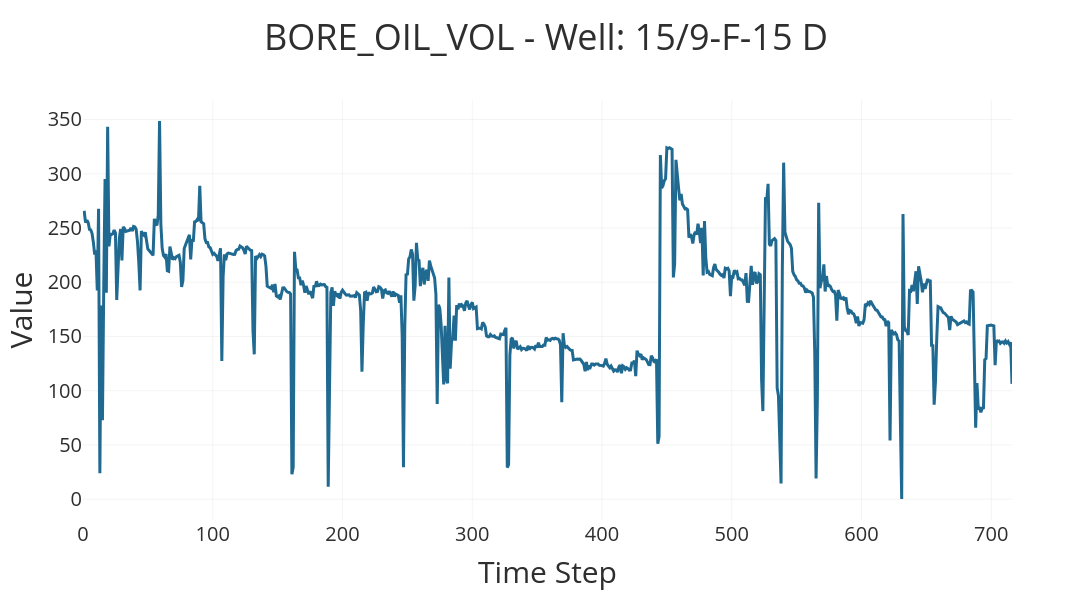
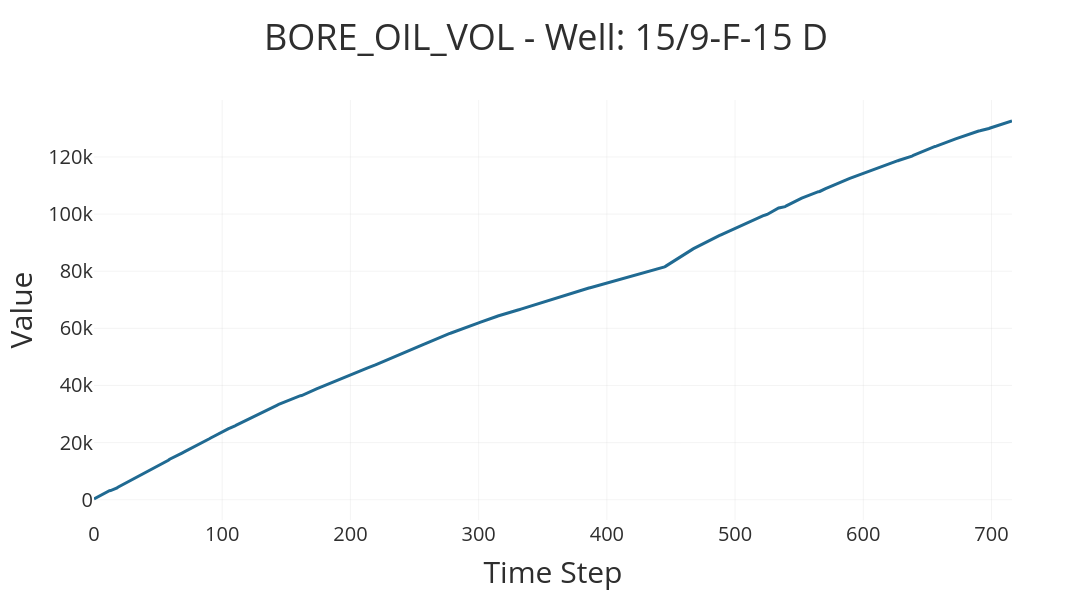
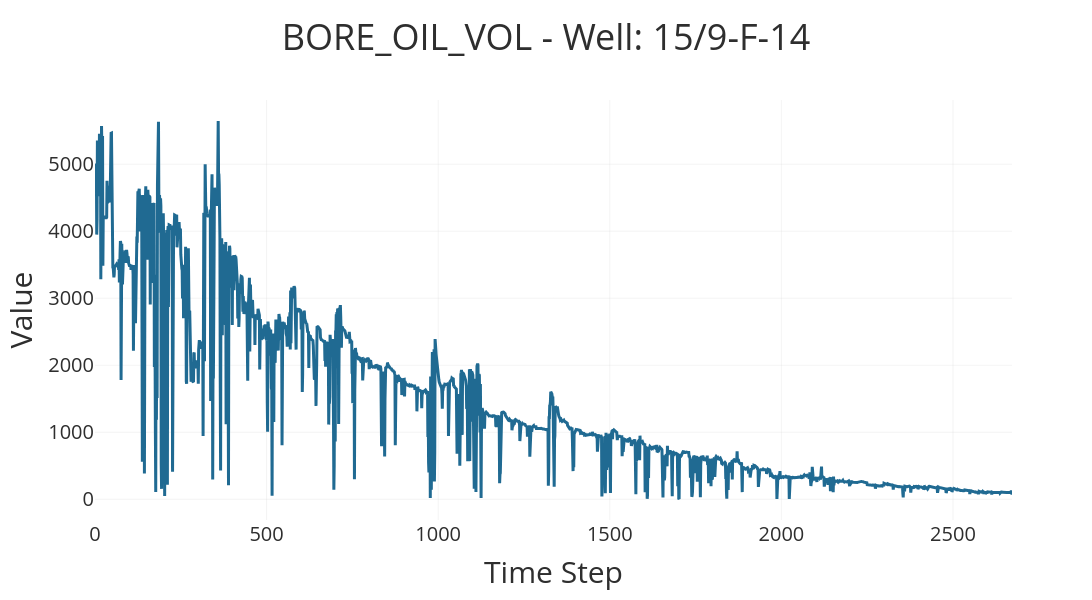
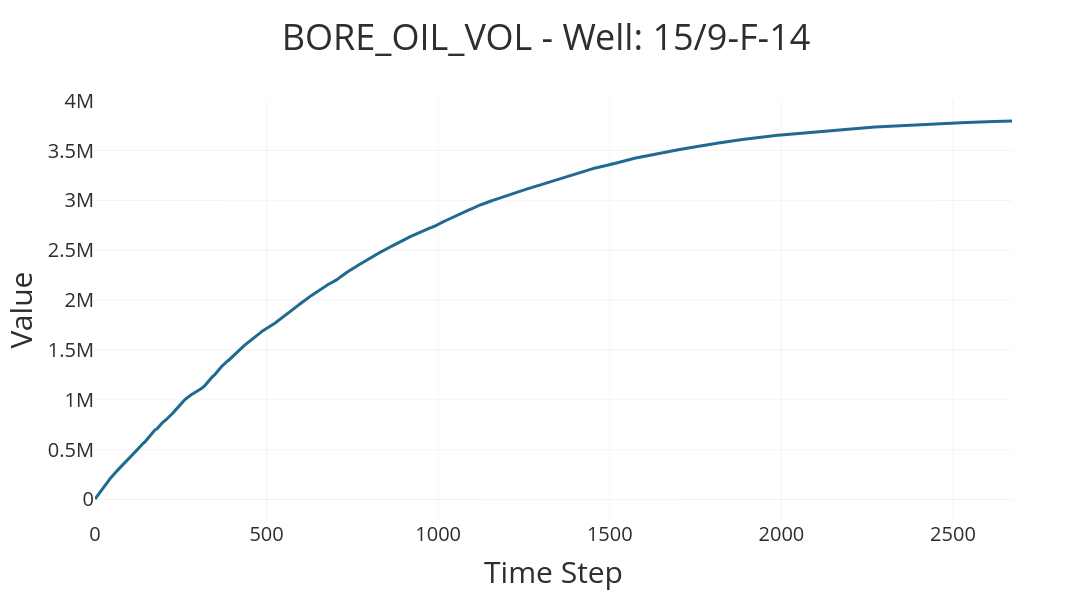

Notebook code cell kept with these figures, in order:
### Code cell
import multiprocessing
import os
from typing import List
import math
import matplotlib. pyplot as plt

def train_and_evaluate_wells(
    forecast_steps: int,
    window_size: int,
    wells: List[str],
    series_name: str,
    data_path: str,
    model_type: str = 'DL',
    sample_time: int = 7,
    train_windows: int = None,
    fine_tuning_windows: int = None,
    model_path: str = 'VOLVE_MODELS/best_disruptive_model_VOLVE.keras'
) -> None:
    """
    Trains and evaluates the model for the specified wells using parallel processing.

    Parameters:
    - forecast_steps (int): Number of steps to forecast.
    - window_size (int): Size of the rolling window used in the model.
    - wells (List[str]): List of well names to be used in the analysis.
    - series_name (str): Name of the series to forecast (e.g., 'BORE_OIL_VOL').
    - data_path (str): Path to the CSV file containing the data.
    - model_type (str): Type of model to use ('DL' for Deep Learning or 'GBR' for Gradient Boosting Regressor).
    - sample_time (int): Sampling time interval, e.g., 7 days for weekly data.
    - train_windows (int): Number of windows used for training.
    - fine_tuning_windows (int): Number of windows used for fine-tuning the model.
    - model_path (str): Path to save or load the model.

    Returns:
    - None
    """

    # Process data for each well
    df_list = [
        process_well_data(series_name, well, window_size, data_path) for well in wells
    ]
    
    # Organizando wells e df_list
    wells, df_list = organize_wells_by_df_size(wells, df_list)

    # Calculate the total number of iterations based on the data
    total_iterations = calculate_total_iterations(df_list)

    # Initialize lists to store test and prediction results
    y_test_list, y_pred_list = initialize_prediction_lists(len(wells))

    # List of active wells (indices)
    active_wells = list(range(len(wells)))

    for control_iteration in range(total_iterations):
        # print(f"ITERATION: {control_iteration}")
        # Filter data for the current iteration
        sets = filter_data_for_iteration(
            df_list, window_size, series_name, forecast_steps,
            control_iteration, active_wells, train_windows, fine_tuning_windows
        )
        
        if model_type == 'DL' and control_iteration == 0:
            for idx, i in enumerate(active_wells):

                X_train_base, y_train_base, X_tests, y_tests, max_trains, scalers = prepare_train_test_sets(
                    sets, model_type, well_idx=i)

                well_model_path = f"{model_path}_{wells[i].replace('/', '_')}.keras"

                # model_base = train_and_evaluate_disruptive(
                #     X_train_base, y_train_base, model_path=well_model_path, fine_tune=False, well=i
                # )

                continue
        

        args_list = []
        wells_to_remove = []

        # Prepare arguments for parallel processing for each active well
        for idx, i in enumerate(active_wells):
            if idx >= len(sets) or sets[idx] is None:
                print(f"No data left for well {wells[i]} at iteration {control_iteration}. Removing from active wells.")
                wells_to_remove.append(i)
                continue
                
            if control_iteration % 100 == 0:
                sets_i = sets[idx]
                print(len(sets_i), idx)
            
#             X_tests_i = X_tests[idx]
#             y_tests_i = y_tests[idx]
#             scalers_i = scalers[idx]

#             # Prepare model path specific to the well
#             well_model_path = f"{model_path}_{wells[i].replace('/', '_')}.keras"

#             # Add arguments to the list
#             args_list.append((
#                 i, wells[i], sets_i, X_tests_i, y_tests_i, scalers_i, model_type, well_model_path
#             ))

        # Remove wells that have been exhausted
        active_wells = [i for i in active_wells if i not in wells_to_remove]
            
#         for i in active_wells:
#             # Extend the test and prediction lists for the corresponding well
#             y_test_list[i].append(math.sqrt(math.exp(control_iteration/500)))
#             y_pred_list[i].append(math.sqrt(0.98*math.exp(control_iteration/500)))

#         # print(f"ITERATION: {control_iteration}")
#         # Evaluate and plot the results if needed
#         evaluate_and_plot_if_needed(
#             control_iteration, y_test_list, y_pred_list, wells,
#             window_size, forecast_steps, series_name
#         )

if __name__ == '__main__':
    # Set the multiprocessing start method
    multiprocessing.set_start_method('spawn', force=True)

    # Define parameters for forecasting and data processing
    forecast_steps = 56  # Number of steps ahead to forecast
    window_size = 3       # Size of the rolling window used in the model
    wells = ['15/9-F-15 D', '15/9-F-14', '15/9-F-12', '15/9-F-11']  # List of well names
    series_name = 'BORE_OIL_VOL'  # Name of the series to forecast
    data_path = "data/volve/Volve_Equinor.csv"  # Path to the CSV data file

    # Calculate the number of windows for training and fine-tuning
    train_windows = 250
    fine_tuning_windows = 252

    sample_time = 7  # Sampling time interval

    # Define the global model path
    model_path = 'VOLVE_MODELS/best_disruptive_model_VOLVE.keras'

    # Delete all files in the specified folder (make sure this is safe to do)
    # delete_all_files_in_folder('VOLVE_MODELS')

    # Call the main function with the desired parameters
    train_and_evaluate_wells(
        forecast_steps=forecast_steps,
        window_size=window_size,
        wells=wells,
        series_name=series_name,
        data_path=data_path,
        model_type='DL',  # or 'GBR'
        sample_time=sample_time,
        train_windows=train_windows,
        fine_tuning_windows=fine_tuning_windows,
        model_path=model_path
    )

### Figure 1 — Plotly figure (JSON) as saved in the notebook; plotly's stock layout.template omitted (floating-point values rounded to 4 significant figures; data arrays with more than 128 entries replaced by an {"elided": "..."} marker saying what was removed)
{"data": [{"hovertemplate": "<b>Time Step:</b> %{x}<br><b>Value:</b> %{y:.2f}", "line": {"color": "#206A92", "width": 3}, "mode": "lines", "name": "BORE_OIL_VOL", "type": "scatter", "x": {"elided": "717 int values"}, "y": {"elided": "717 float values"}}], "layout": {"height": 600, "paper_bgcolor": "white", "plot_bgcolor": "rgba(0, 0, 0, 0)", "showlegend": false, "title": {"font": {"color": "#2E2E2E", "size": 36}, "text": "BORE_OIL_VOL - Well: 15/9-F-15 D", "x": 0.5}, "width": 1200, "xaxis": {"autorange": true, "gridcolor": "rgba(200,200,200,0.2)", "range": [0, 716], "tickfont": {"color": "#2E2E2E", "size": 20}, "title": {"font": {"color": "#2E2E2E", "size": 30}, "text": "Time Step"}, "type": "linear", "zeroline": false}, "yaxis": {"autorange": true, "gridcolor": "rgba(200,200,200,0.2)", "range": [-19.19, 368.0], "tickfont": {"color": "#2E2E2E", "size": 20}, "title": {"font": {"color": "#2E2E2E", "size": 30}, "text": "Value"}, "type": "linear", "zeroline": false}}}

### Figure 2 — Plotly figure (JSON) as saved in the notebook; plotly's stock layout.template omitted (floating-point values rounded to 4 significant figures; data arrays with more than 128 entries replaced by an {"elided": "..."} marker saying what was removed)
{"data": [{"hovertemplate": "<b>Time Step:</b> %{x}<br><b>Value:</b> %{y:.2f}", "line": {"color": "#206A92", "width": 3}, "mode": "lines", "name": "BORE_OIL_VOL", "type": "scatter", "x": {"elided": "717 int values"}, "y": {"elided": "717 float values"}}], "layout": {"height": 600, "paper_bgcolor": "white", "plot_bgcolor": "rgba(0, 0, 0, 0)", "showlegend": false, "title": {"font": {"color": "#2E2E2E", "size": 36}, "text": "BORE_OIL_VOL - Well: 15/9-F-15 D", "x": 0.5}, "width": 1200, "xaxis": {"autorange": true, "gridcolor": "rgba(200,200,200,0.2)", "range": [0, 716], "tickfont": {"color": "#2E2E2E", "size": 20}, "title": {"font": {"color": "#2E2E2E", "size": 30}, "text": "Time Step"}, "type": "linear", "zeroline": false}, "yaxis": {"autorange": true, "gridcolor": "rgba(200,200,200,0.2)", "range": [-7087.0, 139900.0], "tickfont": {"color": "#2E2E2E", "size": 20}, "title": {"font": {"color": "#2E2E2E", "size": 30}, "text": "Value"}, "type": "linear", "zeroline": false}}}

### Figure 3 — Plotly figure (JSON) as saved in the notebook; plotly's stock layout.template omitted (floating-point values rounded to 4 significant figures; data arrays with more than 128 entries replaced by an {"elided": "..."} marker saying what was removed)
{"data": [{"hovertemplate": "<b>Time Step:</b> %{x}<br><b>Value:</b> %{y:.2f}", "line": {"color": "#206A92", "width": 3}, "mode": "lines", "name": "BORE_OIL_VOL", "type": "scatter", "x": {"elided": "2673 int values"}, "y": {"elided": "2673 float values"}}], "layout": {"height": 600, "paper_bgcolor": "white", "plot_bgcolor": "rgba(0, 0, 0, 0)", "showlegend": false, "title": {"font": {"color": "#2E2E2E", "size": 36}, "text": "BORE_OIL_VOL - Well: 15/9-F-14", "x": 0.5}, "width": 1200, "xaxis": {"autorange": true, "gridcolor": "rgba(200,200,200,0.2)", "range": [0, 2672], "tickfont": {"color": "#2E2E2E", "size": 20}, "title": {"font": {"color": "#2E2E2E", "size": 30}, "text": "Time Step"}, "type": "linear", "zeroline": false}, "yaxis": {"autorange": true, "gridcolor": "rgba(200,200,200,0.2)", "range": [-309.0, 5958.0], "tickfont": {"color": "#2E2E2E", "size": 20}, "title": {"font": {"color": "#2E2E2E", "size": 30}, "text": "Value"}, "type": "linear", "zeroline": false}}}

### Figure 4 — Plotly figure (JSON) as saved in the notebook; plotly's stock layout.template omitted (floating-point values rounded to 4 significant figures; data arrays with more than 128 entries replaced by an {"elided": "..."} marker saying what was removed)
{"data": [{"hovertemplate": "<b>Time Step:</b> %{x}<br><b>Value:</b> %{y:.2f}", "line": {"color": "#206A92", "width": 3}, "mode": "lines", "name": "BORE_OIL_VOL", "type": "scatter", "x": {"elided": "2673 int values"}, "y": {"elided": "2673 float values"}}], "layout": {"height": 600, "paper_bgcolor": "white", "plot_bgcolor": "rgba(0, 0, 0, 0)", "showlegend": false, "title": {"font": {"color": "#2E2E2E", "size": 36}, "text": "BORE_OIL_VOL - Well: 15/9-F-14", "x": 0.5}, "width": 1200, "xaxis": {"autorange": true, "gridcolor": "rgba(200,200,200,0.2)", "range": [0, 2672], "tickfont": {"color": "#2E2E2E", "size": 20}, "title": {"font": {"color": "#2E2E2E", "size": 30}, "text": "Time Step"}, "type": "linear", "zeroline": false}, "yaxis": {"autorange": true, "gridcolor": "rgba(200,200,200,0.2)", "range": [-205700.0, 4007000.0], "tickfont": {"color": "#2E2E2E", "size": 20}, "title": {"font": {"color": "#2E2E2E", "size": 30}, "text": "Value"}, "type": "linear", "zeroline": false}}}
